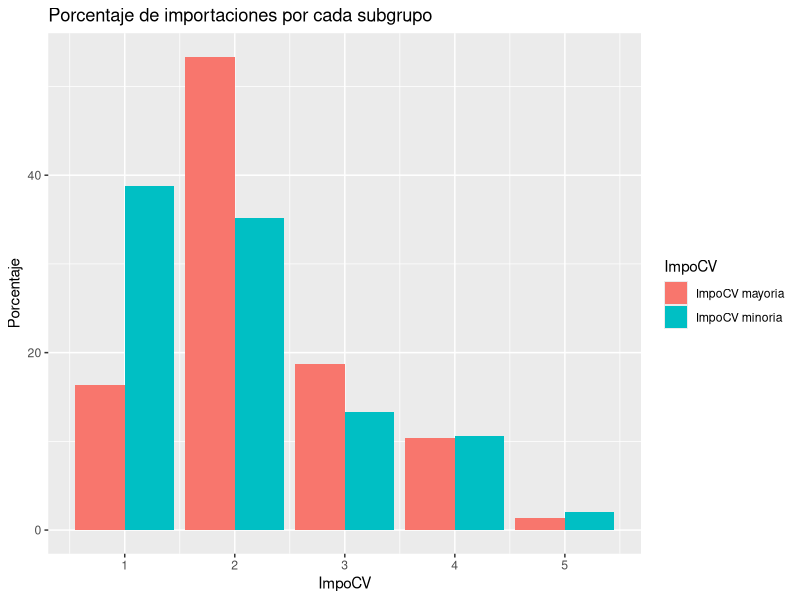

The R script that drew this image:
## ---- chunk 1
library(tidyverse)
datos = read.csv("base_trabajo_segmentacion.csv", sep=";") 
datos = datos[!duplicated(datos$nit),]
## ---- chunk 2
calcularTotalPorFilas <- function(df, regexColumnas, nombreColumnaTotal, nombreColumnaPorcentajes)
{
  dataFrameConTotalYPorcentajes <- df %>% mutate(
                                              ColumnaTotal = rowSums(select(.,contains(regexColumnas))),
                                              ColumnaPorcentajes= ColumnaTotal/sum(ColumnaTotal)*100
                                          ) #%>%
                                          # setNames(
                                          #   c("ColumnaTotal", "ColumnaPorcentajes"),
                                          #   c(nombreColumnaTotal, nombreColumnaPorcentajes)
                                          # ) 
  colnames(dataFrameConTotalYPorcentajes)[which(names(dataFrameConTotalYPorcentajes) == "ColumnaTotal")] <- 
    nombreColumnaTotal
  colnames(dataFrameConTotalYPorcentajes)[which(names(dataFrameConTotalYPorcentajes) == "ColumnaPorcentajes")] <- 
    nombreColumnaPorcentajes
                                          
  return(dataFrameConTotalYPorcentajes)
}
## ---- chunk 3
clientesConTicketsDeEntradaMasValiosos <- datos[grep("nit|en_vm.*", names(datos))]  %>%  mutate(total = rowSums(select(.,contains("en_vm")))) %>% arrange(desc(total)) %>% mutate(totalPorcentaje= total/sum(total)*100) %>% head(n=300) 
sum(clientesConTicketsDeEntradaMasValiosos$totalPorcentaje)
clientesConTicketsDeEntradaMasValiosos
## ---- chunk 4
mejoresClientes <- inner_join(datos, clientesConTicketsDeEntradaMasValiosos, by=c("nit" = "nit"))
mejoresClientes
## ---- chunk 5
table(mejoresClientes$ciclo_financiero)
## ---- chunk 6
clientesConTicketsDeEntradaMasValiosos <- datos[grep("nit|en_vm.*", names(datos))]  %>%  
                                          mutate(total = rowSums(select(.,contains("en_vm")))) %>% 
                                          arrange(desc(total)) %>% 
                                          mutate(totalPorcentaje= total/sum(total)*100) %>%
                                          filter(totalPorcentaje != 0) 
clientesConTicketsDeEntradaMasValiosos
## ---- chunk 7
datosConPorcentajesYTotales <-  datos %>% 
  calcularTotalPorFilas("en_vm", "total_tickets_de_entrada_cliente", "porcentaje_de_tickets_de_entrada_cliente") %>%
  calcularTotalPorFilas("en_tx", "total_transacciones_de_entrada_cliente", "porcentaje_transacciones_de_entrada_cliente") %>%
  calcularTotalPorFilas("sal_vm", "total_tickets_de_salida_cliente", "porcentaje_tickets_de_salida_cliente") %>% 
  calcularTotalPorFilas("sal_tx", "total_transacciones_de_salida_cliente", "porcentaje_transacciones_de_salida_cliente") 
## ---- chunk 8
resumenVariableCategoricaComparada <- function(dfMayoria, dfMinoria, columna)
{
    resumenDeMayoria <- dfMayoria %>%
      count(.dots=columna) %>%
      mutate(n = n/sum(n) * 100)
    
    resumenDeMinoria <- dfMinoria %>%
      count(.dots=columna) %>%
      mutate(n = n/sum(n) * 100)
    criterioJoin <- paste(columna, columna, sep=" = ")
    resumenComparativo <- resumenDeMayoria %>% inner_join(resumenDeMinoria, by= structure(names=columna, .Data=columna))
    return(resumenComparativo)
}
## ---- chunk 9
clientesQueGeneranLaMayoriaTicketsEntrada <- datosConPorcentajesYTotales %>%
                               filter(total_tickets_de_entrada_cliente != 0)  %>%  
                               arrange(desc(total_tickets_de_entrada_cliente)) %>%
                               head(n=300)
clientesQueGeneranMenorTicketsEntrada <- datosConPorcentajesYTotales %>%
                               filter(total_tickets_de_entrada_cliente != 0)  %>%  
                               arrange(desc(total_tickets_de_entrada_cliente)) %>%
                               slice(301: n())
sum(clientesQueGeneranLaMayoriaTicketsEntrada$porcentaje_de_tickets_de_entrada_cliente)
sum(clientesQueGeneranMenorTicketsEntrada$porcentaje_de_tickets_de_entrada_cliente)
## ---- chunk 10
table(clientesQueGeneranLaMayoriaTicketsEntrada$impo_cv) 
table(clientesQueGeneranMenorTicketsEntrada$impo_cv)
## ---- chunk 11
ImpoCVMayoria <- clientesQueGeneranLaMayoriaTicketsEntrada %>%
  count(impo_cv, sort = TRUE) %>%
  mutate(n = n/sum(n) * 100)

ImpoCVMinoria <- clientesQueGeneranMenorTicketsEntrada %>%
  count(impo_cv, sort = TRUE) %>%
  mutate(n = n/sum(n) * 100)

## ---- chunk 12
ImpoCV <- ImpoCVMayoria %>% inner_join(ImpoCVMinoria, by=c("impo_cv" = "impo_cv"))
ggplot(data=reshape2::melt(ImpoCV, id.vars = "impo_cv"), aes(x=impo_cv, y=value, fill=variable)) +
  geom_bar(stat="identity", position=position_dodge()) + 
  scale_fill_discrete(name = "ImpoCV", labels = c("ImpoCV mayoria", "ImpoCV minoria")) +
  labs(title="Porcentaje de importaciones por cada subgrupo", x="ImpoCV", y="Porcentaje") 

## ---- chunk 13
columnasCategoricas = c("impo_cv", "expo_vt", "cxp", "cxc", "totalinventory",  "tiene_ventas_fisicas",
                        "tiene_ventas_electronicas", "rotacion_inventarios", "rotacion_cxc", 
                        "rotacion_cxp", "ciclo_financiero", "ciclo_financiero")
for (columna in columnasCategoricas)
{
  print(resumenVariableCategoricaComparada(clientesQueGeneranLaMayoriaTicketsEntrada, 
                                     clientesQueGeneranMenorTicketsEntrada, columna))
}
